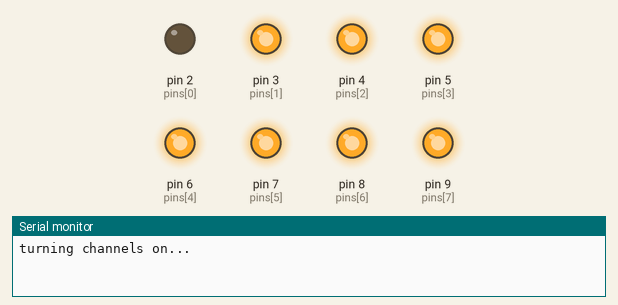
Bench run of a sketch on a simulated Arduino Leonardo, built with avr-gcc and run on an emulated ATmega32U4. Shown: output pins drawn as LEDs (lit = HIGH), the last lines printed to the serial monitor.

Above: at 0.2 s.
At 1.2 s:
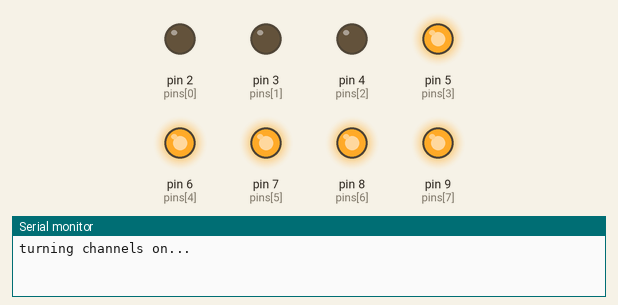
At 2.2 s:
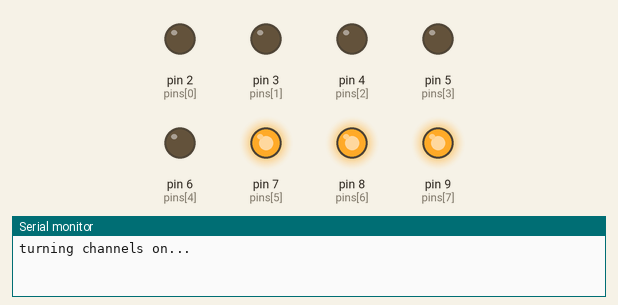
At 4.2 s:
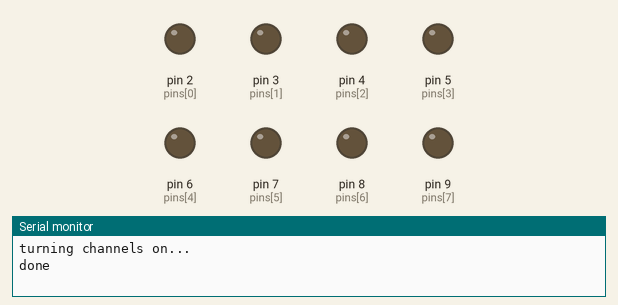
At 6.7 s:
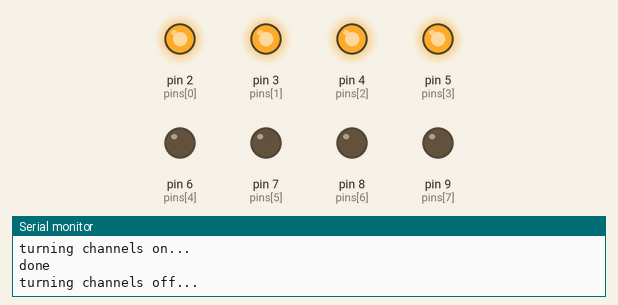
At 9.2 s:
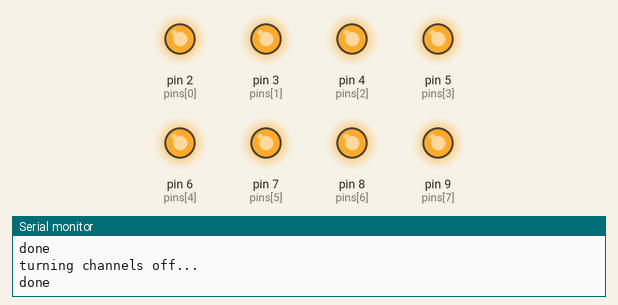
Timing chart, 0 to 13.0 s (numbered marks = the images above):
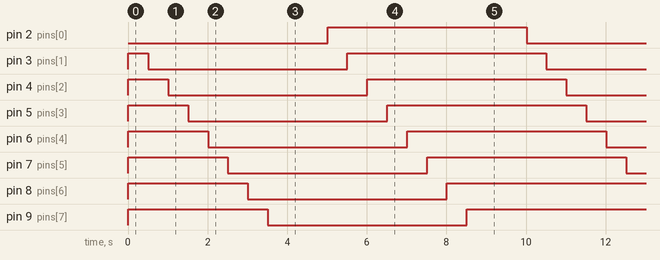

Measured:
- by itself, pin 2 (pins[0]), pin 3 (pins[1]), pin 4 (pins[2]), pin 5 (pins[3]), pin 6 (pins[4]), pin 7 (pins[5]), pin 8 (pins[6]), pin 9 (pins[7]): alternates HIGH for 5.0 s and LOW for 5.0 s
- by itself, everything shown: repeats every 10.0 s, in 16 steps

The sketch:

relay_click_clack.ino
```cpp
#include <Arduino.h>

byte num_pins = 8;
byte pins[8] = {2, 3, 4, 5, 6, 7, 8, 9};

void setup() {

  Serial.begin(9600); while (!Serial) /* Waits for serial port to connect (needed for Leonardo only) */;

  for (byte i = 0; i < num_pins; i++) {
    byte pin = pins[i];
    pinMode(pin, OUTPUT);
    digitalWrite(pin, HIGH);
  }
}

void loop() {
  byte data;

  Serial.println("turning channels on...");
  for (byte i = 0; i < num_pins; i++) {
    digitalWrite(pins[i], LOW);
    delay(500);
  }
  Serial.println("done");

  delay(1000);

  Serial.println("turning channels off...");

  for (byte i = 0; i < num_pins; i++) {
    digitalWrite(pins[i], HIGH);
    delay(500);
  }
  Serial.println("done");

  delay(1000);
}
```
